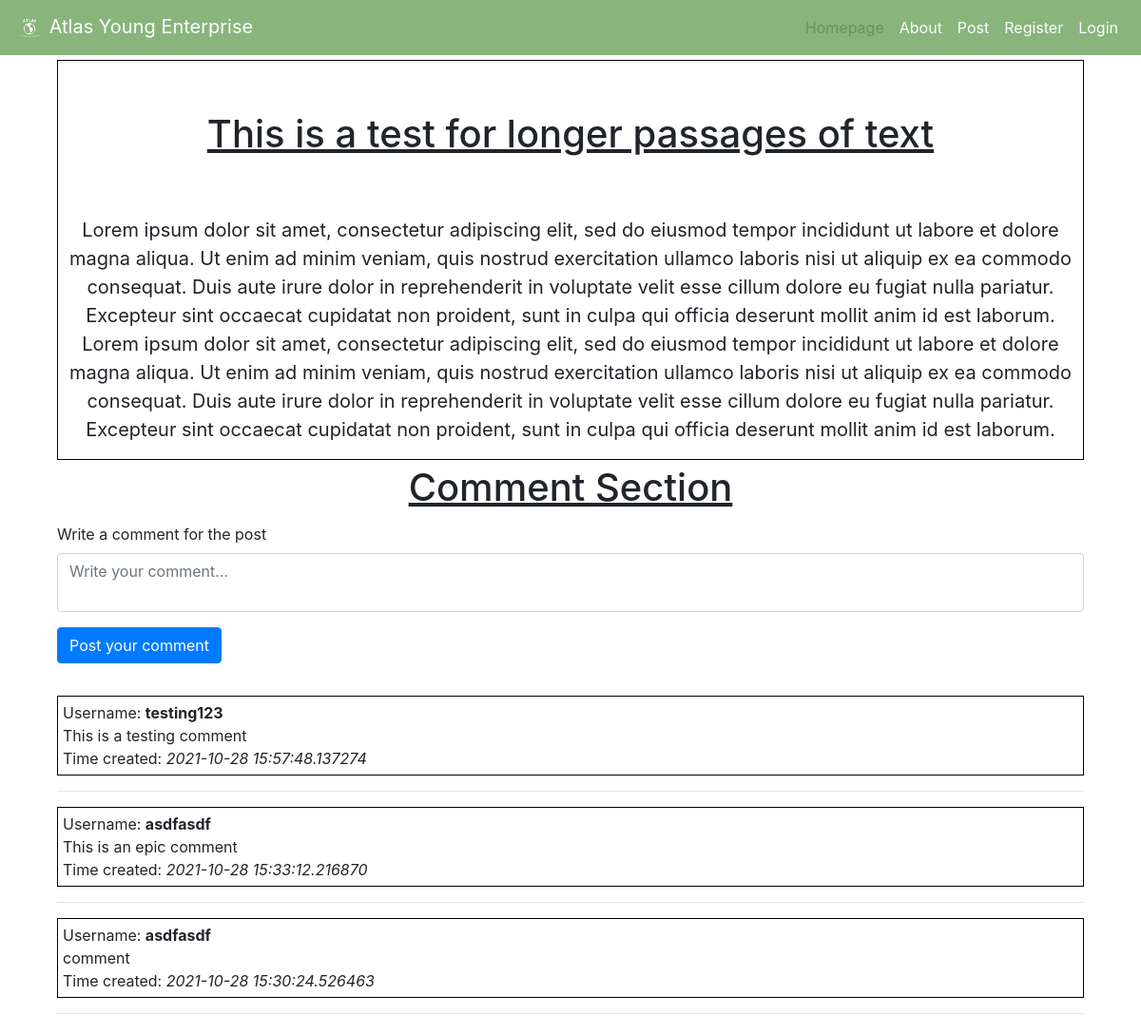
The app's page /viewPost?post_id=4, older data.
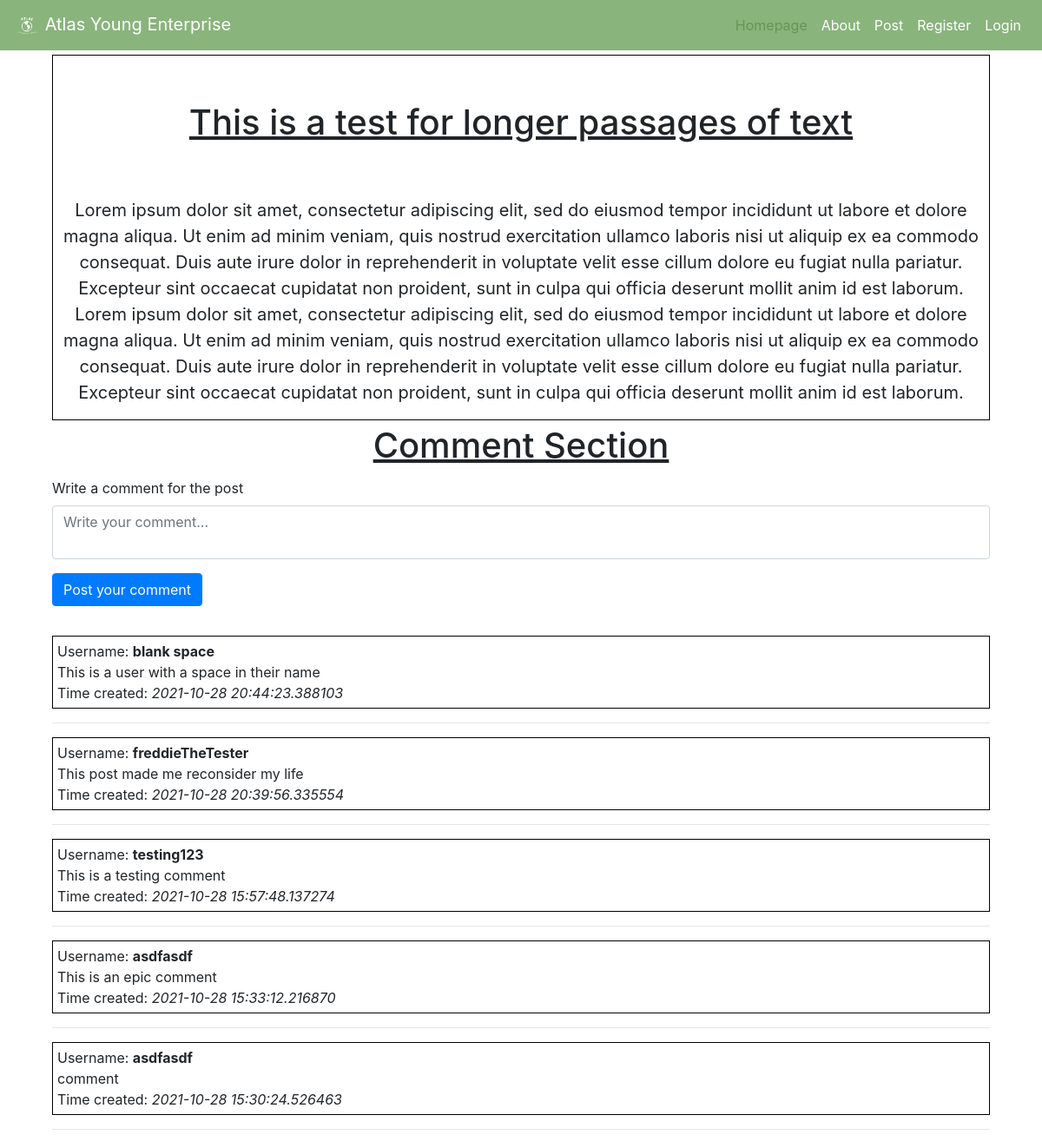
The same page, newer data.
### tables this page shows
CREATE TABLE posts (post_id INTEGER, user_id INTEGER, title TEXT NOT NULL, content TEXT NOT NULL, dateCreated DATETIME, PRIMARY KEY(post_id), FOREIGN KEY (user_id) REFERENCES users(id));

CREATE TABLE comments (user_id INTEGER, post_id INTEGER, content TEXT NOT NULL, dateCreated DATETIME, FOREIGN KEY(post_id) REFERENCES posts(post_id));

### app.py (the view, shortened to what this page needs)
@app.route("/viewPost", methods=["GET", "POST"])
def viewPost():
    setUserId()
    post_id = request.args.get("post_id")
    con = createConnection()
    cur = con.cursor()
    post = cur.execute("SELECT * FROM posts WHERE post_id = ?", (post_id,)).fetchall()[0]
    comments = cur.execute("SELECT * FROM comments WHERE post_id = ? ORDER BY dateCreated DESC", (post_id,)).fetchall()
    con.close()
    con = createConnection()
    cur = con.cursor()
    comments = cur.execute("SELECT * FROM comments WHERE post_id = ? ORDER BY dateCreated DESC", (post_id,)).fetchall()
    con.close()
    return render_template("viewPost.html", post=post, comments=comments, invalidUser=False, invalidComment=False)

### app.py (called while the page is built)
def createConnection():
    return sqlite3.connect("atlas.db")

def getUsername(user_id):
    con = createConnection()
    cur = con.cursor()
    username = cur.execute("SELECT username FROM users WHERE id = ?", (user_id,)).fetchall()[0][0]
    con.close()
    return username

@app.after_request
def after_request(response):
    response.headers["Cache-Control"] = "no-cache, no-store, must-revalidate"
    response.headers["Expires"] = 0
    response.headers["Pragma"] = "no-cache"
    return response

def setUserId():
    if "user_id" not in session:
            session["user_id"] = None

### templates/viewPost.html (shortened to what this page needs)
{% extends "layout.html" %}
{% block header %}
    <nav class="navbar navbar-expand-lg navbar-custom">
        <a class="navbar-brand" href="/">
            <img src="/static/images/atlaslogo.png" width="30" height="30" alt="" loading="lazy">
            Atlas Young Enterprise
        </a>
        <ul class="navbar-nav ml-auto">
            <li class="nav-item active">
                <a class="nav-link" href="/">Homepage <span class="sr-only">(current)</span></a>
            </li>
            <li class="nav-item">
                <a class="nav-link" href="/about">About</a>
            </li>
            <li class="nav-item">
                <a class="nav-link" href="/post">Post</a>
            </li>
            <li class="nav-item">
                <a class="nav-link" href="/register">Register</a>
            </li>
            <li class="nav-item">
                <a class="nav-link" href="/login">Login</a>
            </li>
        </ul>
    </nav>
{% endblock %}
{% block body %}
    <div class="post marginFiveSides thinBorder">
        <div class="padFive center">
            <h1><u>{{ post[2] }}</u></h1>
        </div>
        <p class="center" style="font-size: 20px;">
            {{ post[3] }}
        </p>
    </div>
    <h1 class="center"><u>Comment Section</u></h1>
    <div class="comment-box padFiveSides">
        <form action="/viewPost?post_id={{ post[0] }}" method="post">
            <div class="form-group">
                <label for="comment">Write a comment for the post</label>
                <textarea class="form-control textarea-noResize" id="comment" name="comment" row="2" placeholder="Write your comment..."></textarea>
            </div>
            <button type="sumbit" class="btn btn-primary">Post your comment</button>
        </form>
        <br>
    </div>
    <div class="comments padFiveSides">
        {% for comment in comments %}
            <div class="media thinBorder tinyPad">
                <div class="media-body">
                    Username: <strong>{{ comment[0] | getUsername }}</strong>
                    <br>
                    {{ comment[2] }}
                    <br>
                    Time created: <i>{{ comment[3] }}</i>
                </div>
            </div>
            <hr>
        {% endfor %}
    </div>
{% endblock %}

### templates/layout.html (shortened to what this page needs)
<!DOCTYPE html>
<html>
    <head>
        <link href="/static/styles.css" rel="stylesheet">
        <link rel="stylesheet" href="https://cdn.jsdelivr.net/npm/bootstrap@4.5.3/dist/css/bootstrap.min.css">
    </head>
    <body>
        {% block header %}{% endblock %}
        {% block body %}{% endblock %}
    </body>
</html>

### static/styles.css (style rules this page uses)
body { background-color: black; color: white; }
.center { display: flex; justify-content: center; text-align: center; }
.navbar-custom { background-color: #89b47c; }
.navbar-custom .navbar-nav .nav-link { color: white; }
.navbar-custom .navbar-brand, .navbar-custom .navbar-text { color: white; }
.navbar-custom .nav-item.active .nav-link, .navbar-custom .nav-item:hover .nav-link { color: #659656; }
.padFive { padding: 5% 5%; }
.padFiveSides { padding: 5px 5%; }
.marginFiveSides { margin: 5px 5%; }
.thinBorder { border: 1px solid black; }
.tinyPad { padding: 5px 5px 5px 5px; }
.textarea-noResize { resize: none; }

Row changes from the older to the newer data that the page shows:
added comments: comment "blank space", content "This is a user with a space in their name", dateCreated "2021-10-28 20:44:23.388103"
added comments: comment "freddieTheTester", content "This post made me reconsider my life", dateCreated "2021-10-28 20:39:56.335554"
